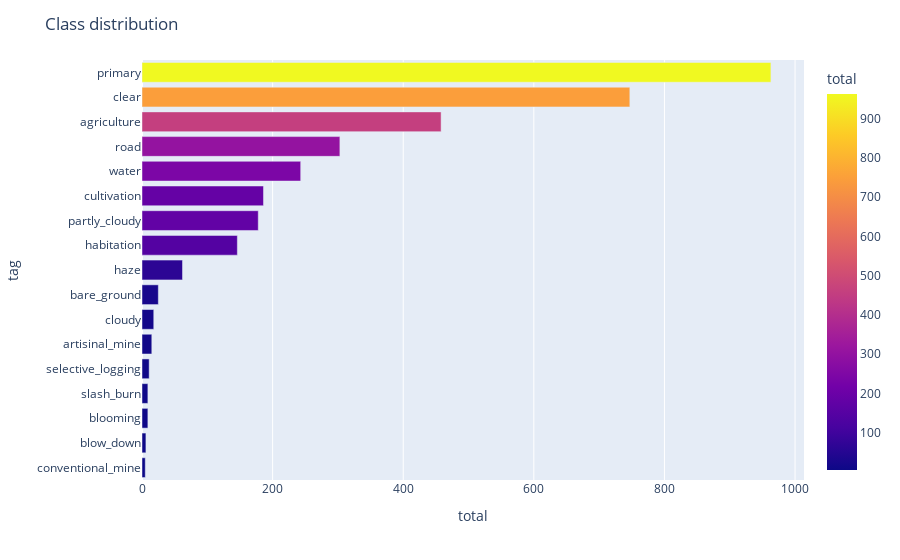

Notebook source saved alongside this figure:
### Code cell
df_class["list_tags"] = df_class.tags.str.split(" ")
row_tags = df_class.list_tags.values
tags = [tag for row in row_tags for tag in row]
counter_tags = Counter(tags)
df_tags = pd.DataFrame(
    {"tag": counter_tags.keys(), "total": counter_tags.values()}
).sort_values("total")

fig = px.bar(df_tags, x="total", y="tag", orientation="h", 
             color="total",
)
fig.update_layout(title="Class distribution")
fig.show()

### Figure 1 — Plotly figure (JSON) as saved in the notebook; plotly's stock layout.template omitted (floating-point values rounded to 4 significant figures)
{"data": [{"alignmentgroup": "True", "hovertemplate": "total=%{marker.color}<br>tag=%{y}<extra></extra>", "legendgroup": "", "marker": {"color": [5, 6, 9, 9, 11, 15, 18, 25, 62, 146, 178, 186, 243, 303, 458, 747, 963], "coloraxis": "coloraxis", "pattern": {"shape": ""}}, "name": "", "offsetgroup": "", "orientation": "h", "showlegend": false, "textposition": "auto", "type": "bar", "x": [5, 6, 9, 9, 11, 15, 18, 25, 62, 146, 178, 186, 243, 303, 458, 747, 963], "xaxis": "x", "y": ["conventional_mine", "blow_down", "blooming", "slash_burn", "selective_logging", "artisinal_mine", "cloudy", "bare_ground", "haze", "habitation", "partly_cloudy", "cultivation", "water", "road", "agriculture", "clear", "primary"], "yaxis": "y"}], "layout": {"barmode": "relative", "coloraxis": {"colorbar": {"title": {"text": "total"}}, "colorscale": [[0, "#0d0887"], [0.1111, "#46039f"], [0.2222, "#7201a8"], [0.3333, "#9c179e"], [0.4444, "#bd3786"], [0.5556, "#d8576b"], [0.6667, "#ed7953"], [0.7778, "#fb9f3a"], [0.8889, "#fdca26"], [1, "#f0f921"]]}, "legend": {"tracegroupgap": 0}, "margin": {"t": 60}, "title": {"text": "Class distribution"}, "xaxis": {"anchor": "y", "domain": [0, 1], "title": {"text": "total"}}, "yaxis": {"anchor": "x", "domain": [0, 1], "title": {"text": "tag"}}}}
